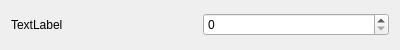
<?xml version="1.0" encoding="UTF-8"?>
<ui version="4.0">
 <class>ConfIntWidget</class>
 <widget class="QWidget" name="ConfIntWidget">
  <property name="geometry">
   <rect>
    <x>0</x>
    <y>0</y>
    <width>400</width>
    <height>50</height>
   </rect>
  </property>
  <property name="windowTitle">
   <string>Form</string>
  </property>
  <layout class="QHBoxLayout" name="horizontalLayout">
   <item>
    <widget class="QLabel" name="conf_tag">
     <property name="text">
      <string>TextLabel</string>
     </property>
    </widget>
   </item>
   <item>
    <widget class="QSpinBox" name="conf_value"/>
   </item>
  </layout>
 </widget>
 <resources/>
 <connections/>
</ui>
